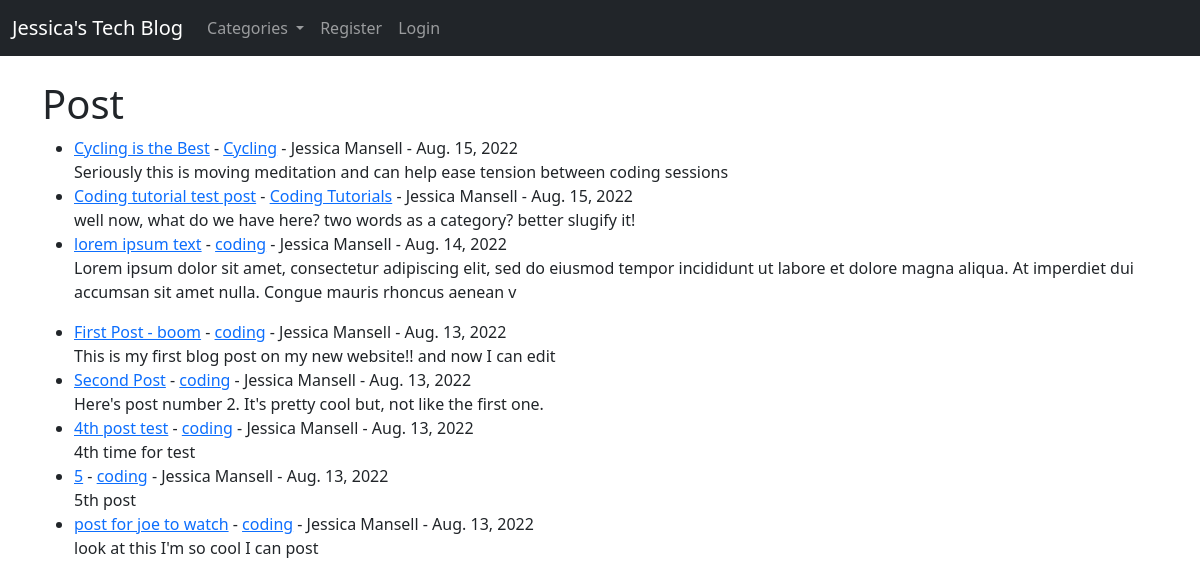
Before: / with the older database file.
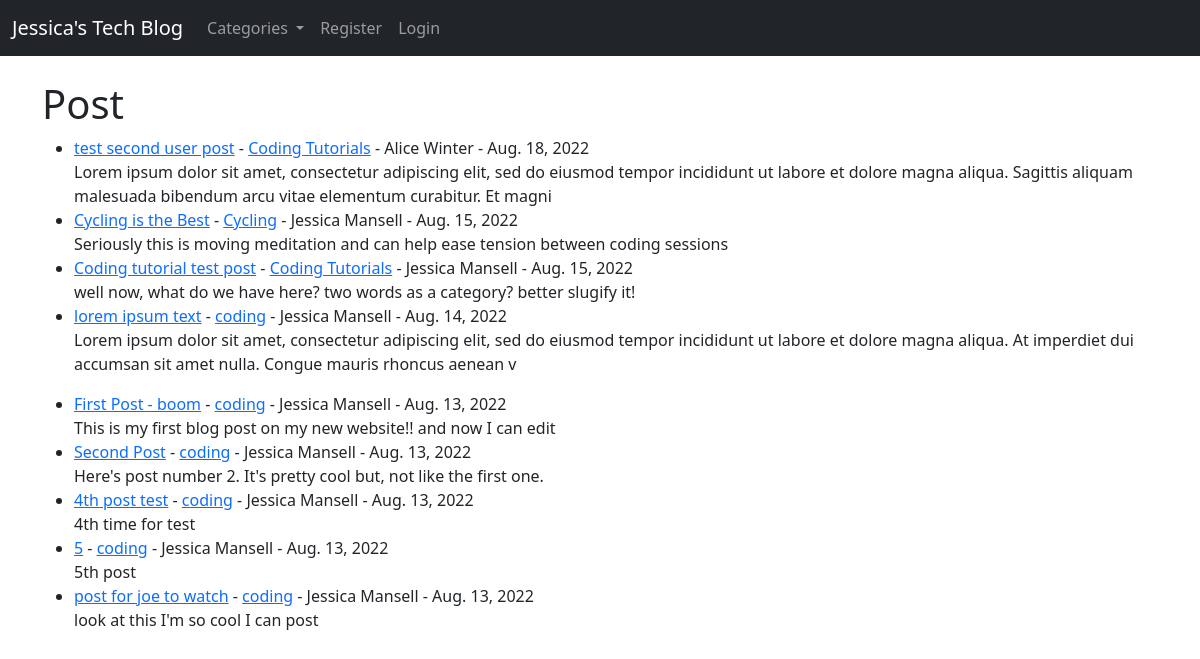
After: the same page with the newer database file.
### blogsite/models.py (models this page shows, shortened)
class Post(models.Model):
    title = models.CharField(max_length=255)
    title_tag = models.CharField(max_length=255)
    author = models.ForeignKey(User, on_delete=models.CASCADE)
    body = models.TextField()
    post_date = models.DateField(auto_now_add=True)
    category = models.CharField(max_length=255, default='Coding')

### blogsite/views.py (the view)
# urls.py: path('', HomeView.as_view(), name="home"),
class HomeView(ListView):
    model = Post
    template_name = 'index.html'
    ordering = ['-post_date']
    def get_context_data(self, *args, **kwargs):
        cat_menu = Category.objects.all()
        context = super(HomeView, self).get_context_data(*args, **kwargs)
        context["cat_menu"] = cat_menu
        return context

### blogsite/models.py (called while the page is built)
    def __str__(self):
        return self.name

### blogsite/templates/index.html (shortened to what this page needs)
    {% extends 'base.html' %}
    {% block content %}
    <h1>Post</h1>
    <ul>
    {% for post in object_list %}
        <li><a href="{% url 'article-detail' post.pk %}">{{ post.title }}</a>
            - <a href="{% url 'category' post.category|slugify %}">{{ post.category }}</a>
            - {{ post.author.first_name }}
        {{ post.author.last_name }} -
        {{ post.post_date }} <br/>
            {{ post.body|slice:":200"|safe }}</li>
    {% endfor %}
    </ul>
    {% endblock %}

Changed rows visible on the page:
added Post: title "test second user post", category "Coding Tutorials", author.first_name "Alice", author.last_name "Winter", post_date "Aug. 18, 2022", body "Lorem ipsum dolor sit amet, consectetur adipiscing elit, sed do eiusmod tempor incididunt ut labore et dolore magna aliqua. Sagittis aliquam malesuada bibendum arcu vitae elementum curabitur. Et magni"
